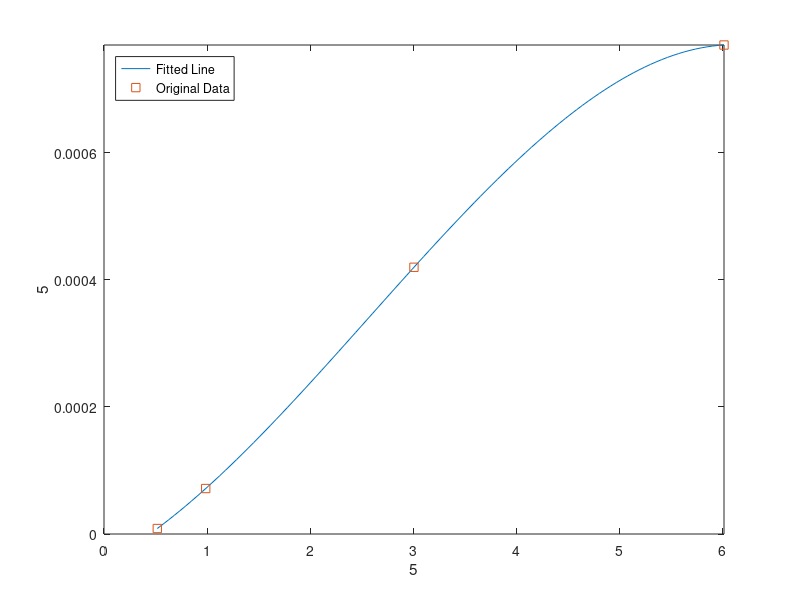

This figure's MATLAB source:
%Initialization Settings
clear ; close all; clc

%Load up X and Y values
values = load('data.dat');

%Set X and Y data to the seperate columns
xdata = values(:, 1);
ydata = values(:, 2);

%Set Polyfit order and settings
order = input("\nPlease choose the order of the fitted polynomial: ");
p = polyfit(xdata, ydata, order);

%Edit space on graph and set variables
x = linspace(min(xdata), max(xdata), 101);
y = polyval(p, x);

xval = input("\nChoose an X-axis label: ", 's');
yval = input("\nChoose a Y-axis label: ", 's');

%Plot variables, set labels
plot(x, y, '-', xdata, ydata, 's');
axis([0, max(xdata), 0, max(ydata)]);
xlabel (xval);
ylabel (yval);
legend ('Fitted Line', 'Original Data', 'location', 'northwest');

b = input("\nChoose an Y value to calculate: ");

n = polyval(p, b);

fprintf("\nThe predicted Y value at X = %f is %f\n", b, n);
%printf("%s", p);

filename = input("\nPlease name the figure for the image. Remember to add the file extension\n", 's');
print(filename);